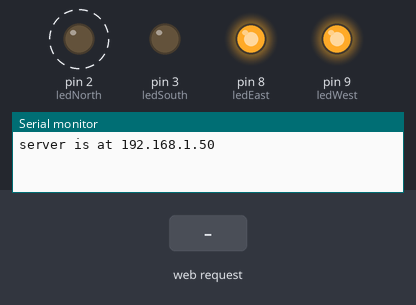
A sketch run on a simulated Arduino Uno, built with avr-gcc and run on an emulated ATmega328P. Shown: output pins drawn as LEDs (lit = HIGH), the last lines printed to the serial monitor. Dashed ring = blinking. The test bench sets the inputs (shaded band). WiFi joins after 1.5 s; servers stay silent unless stated.

Above: at 2.56 s.
2.8 s: HTTP request GET /submitFields received
At 3.5 s:
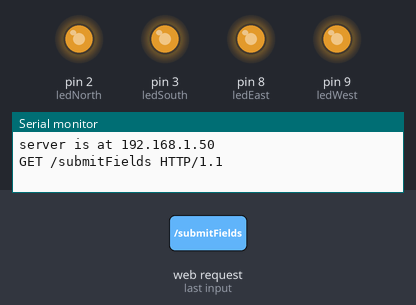
4.3 s: HTTP request GET /submitFields received
At 5.4 s:
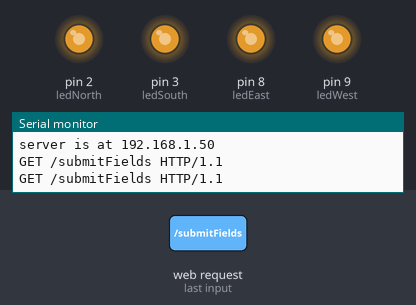
Timing chart, 0 to 7.3 s (numbered marks = the images above; inputs shaded):
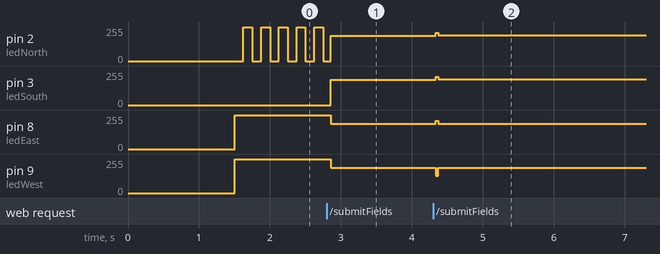

The sketch:

TrafficLight.ino
```cpp
#include <SPI.h>
#include <Ethernet.h>

int ledNorth = 2;
int ledSouth = 3;
int ledEast = 8;
int ledWest = 9;

int leds[] = {ledNorth, ledSouth, ledEast, ledWest};

int redDuration = 2000;
int yellowDuration = 3000;
int greenDuration = 10000;
int flashingDuration = 5000;

long lastTime = 0;
long currentTime = 0;
long blinkTime = 0;
byte light = 0;
bool toggle = true;

String inputString = "";
bool readData = false;

byte mac[] = { 0x90, 0xA2, 0xDA, 0x0D, 0x12, 0x10 };   //physical mac address
EthernetServer server(80);                             //server port
String readString;

void setup()
{
  for (int i = 0; i < 4; i++){
     pinMode(leds[i], OUTPUT);
  }

    Serial.begin(9600);

  // start the Ethernet connection and the server:
  if (Ethernet.begin(mac) == 0) {
    Serial.println("Failed to configure Ethernet using DHCP");
    //do nothing forever:
    //for(;;)
    //  ;
  }
  server.begin();
  Serial.print("server is at ");
  Serial.println(Ethernet.localIP());

  digitalWrite(ledEast, HIGH);
  digitalWrite(ledWest, HIGH);
  digitalWrite(ledNorth, HIGH);
  digitalWrite(ledSouth, LOW);
  inputString.reserve(200);
}

void loop()
{
  /*if (readData)
  {
    char whichDuration = inputString.charAt(0);
    int newDuration = inputString.substring(2).toInt();

    switch (whichDuration)
    {
      case 'r':
        redDuration = newDuration;
        break;
      case 'y':
        yellowDuration = newDuration;
        break;
      case 'g':
        greenDuration = newDuration;
        break;
      case 'f':
        flashingDuration = newDuration;
        break;
    }

    inputString = "";
    readData = false;
  }*/

  handleClient();//make the web server check for clients and potentially update timings

  currentTime = millis();
  switch (light)
  {
    case 0:
      if (currentTime - lastTime < flashingDuration)
      {
        if ((currentTime - blinkTime) >= 125)
        {
          if (toggle)
          {
            digitalWrite(ledNorth, LOW);
          }
          else
          {
            digitalWrite(ledNorth, HIGH);
          }

          toggle = !toggle;
          blinkTime = currentTime;
        }
      }
      else
      {
        digitalWrite(ledNorth, LOW);
        lastTime = currentTime;
        light++;
      }
      break;

    case 1:
      if (currentTime - lastTime >= greenDuration)
      {
        digitalWrite(ledSouth, HIGH);
        lastTime = currentTime;
        light++;
      }
      break;

    case 2:
      if (currentTime - lastTime >= yellowDuration)
      {
        digitalWrite(ledNorth, HIGH);
        lastTime = currentTime;
        light++;
      }
      break;

    case 3:
      if (currentTime - lastTime >= redDuration)
      {
        digitalWrite(ledWest, LOW);
        lastTime = currentTime;
        light++;
        toggle = true;
      }
      break;

    case 4:
      if (currentTime - lastTime < flashingDuration)
      {
        if ((currentTime - blinkTime) >= 125)
        {
          if (toggle)
          {
            digitalWrite(ledEast, LOW);
          }
          else
          {
            digitalWrite(ledEast, HIGH);
          }

          toggle = !toggle;
          blinkTime = currentTime;
        }
      }
      else
      {
        digitalWrite(ledEast, LOW);
        lastTime = currentTime;
        light++;
      }
      break;

    case 5:
      if (currentTime - lastTime >= greenDuration)
      {
        digitalWrite(ledWest, HIGH);
        lastTime = currentTime;
        light++;
      }
      break;

    case 6:
      if (currentTime - lastTime >= yellowDuration)
      {
        digitalWrite(ledEast, HIGH);
        lastTime = currentTime;
        light++;
      }
      break;

    case 7:
      if (currentTime - lastTime >= redDuration)
      {
        digitalWrite(ledSouth, LOW);
        lastTime = currentTime;
        light = 0;
        toggle = true;
      }
      break;
  }
}

/*void serialEvent()
{
  while (Serial.available())
  {
    char inChar = (char)Serial.read();
    inputString += inChar;

    if (inChar == '\n')
    {
      readData = true;
    }
  }
}*/

void handleClient(){

  // Create a client connection
  EthernetClient client = server.available();
  if (client) {
      while (client.connected()) {
        if (client.available()) {
          char c = client.read();

          //read char by char HTTP request
          if (readString.length() < 100) {
            //store characters to string
            readString += c;
            //Serial.print(c);
           }

           //if HTTP request has ended
           if (c == '\n') {
             Serial.println(readString); //print to serial monitor for debuging

             client.println("HTTP/1.1 200 OK"); //send new page
             client.println("Content-Type: text/html");
             client.println();
             client.println("<HTML>");
             client.println("<BODY>");
             client.println("<H1>Team Scorpion: Canadian Traffic Lights</H1>");
             client.println("<hr />");
             client.println("<br />");
             client.println("<H2>Traffic Light Adjuster</H2>");
             client.println("<br />");
             client.println("<form action=\"submitFields\">");
             client.println("<fieldset>");
             client.println("<legend>Change light durations:</legend>");
             client.println("RED Duration: <output name=\"redOutputName\" id=\"redOutputId\">" + String(redDuration) + " </output> MS<br>");
             client.println("<input type=\"range\" name=\"red\" id=\"redInputId\" value=\"" + String(redDuration) + "\" min=\"0\" max=\"20000\" oninput=\"redOutputId.value = redInputId.value\">");
             client.println("<br>YELLOW Duration: <output name=\"yellowOutputName\" id=\"yellowOutputId\">"+ String(yellowDuration) +" </output> MS<br>");
             client.println("<input type=\"range\" name=\"yellow\" id=\"yellowInputId\" value=\""+ String(yellowDuration) +"\" min=\"0\" max=\"20000\" oninput=\"yellowOutputId.value = yellowInputId.value\">");
             client.println("<br>GREEN Duration: <output name=\"greenOutputName\" id=\"greenOutputId\">"+ String(greenDuration) +" </output> MS<br>");
             client.println("<input type=\"range\" name=\"green\" id=\"greenInputId\" value=\""+ String(greenDuration) +"\" min=\"0\" max=\"20000\" oninput=\"greenOutputId.value = greenInputId.value\">");
             client.println("<br>FLASHING Duration: <output name=\"flashingOutputName\" id=\"flashingOutputId\">"+ String(flashingDuration) +"</output> MS<br>");
             client.println("<input type=\"range\" name=\"flashing\" id=\"flashingInputId\" value=\""+ String(flashingDuration) +"\" min=\"0\" max=\"20000\" oninput=\"flashingOutputId.value = flashingInputId.value\">");
             client.println("<br><br>");
             client.println("<input type=\"submit\" value=\"Submit\">");
             client.println("<br><p><strong>Created by: Therese Horey, Kory Dondzila, and Garret Richardson</strong></p>");
             client.println("<br><p>Please use a modern browser to view this webpage.</p>");
             client.println("</BODY>");
             client.println("</HTML>");

             delay(1);
             //stopping client
             client.stop();
             //controls the Arduino if you press the buttons
             if (readString.indexOf("submitFields") >0){
               int redIndex = readString.indexOf("red=");
               int yellowIndex = readString.indexOf("&yellow=");
               int greenIndex = readString.indexOf("&green=");
               int flashingIndex = readString.indexOf("&flashing=");
               /*Serial.print("Indexof redDuration: ");
               Serial.print(redIndex);
               Serial.print(" -- Value: ");
               Serial.println(readString.substring(redIndex + 4,yellowIndex));//on each of these, i'm adding the length of the indexing string so we start at the = sign on the left

               Serial.print("Indexof yellowDuration: ");
               Serial.print(yellowIndex);
               Serial.print(" -- Value: ");
               Serial.println(readString.substring(yellowIndex + 8,greenIndex));

               Serial.print("Indexof greenDuration: ");
               Serial.print(greenIndex);
               Serial.print(" -- Value: ");
               Serial.println(readString.substring(greenIndex + 7,flashingIndex));

               Serial.print("Indexof flashingDuration: ");
               Serial.print(flashingIndex);
               Serial.print(" -- Value: ");
               Serial.println(readString.substring(flashingIndex + 10,readString.indexOf(" HTTP/")));*/
               redDuration = readString.substring(redIndex + 4,yellowIndex).toInt();
               yellowDuration = readString.substring(yellowIndex + 8,greenIndex).toInt();
               greenDuration = readString.substring(greenIndex + 7,flashingIndex).toInt();
               flashingDuration = readString.substring(flashingIndex + 10,readString.indexOf(" HTTP/")).toInt();

             }
             //clearing string for next read
             readString="";

           }
         }
      }
  }
}
```

Measured:
- after the input at 2.8 s, pin 3 (ledSouth): 0/255 → 191/255 after 0.05 s; pin 8 (ledEast), pin 9 (ledWest): 255/255 → 191/255 after 0.05 s
- after the input at 4.3 s, pin 2 (ledNorth), pin 3 (ledSouth): 191/255 → 192/255 at once; pin 8 (ledEast): 191/255 → 212/255 at once, → 191/255 0.04 s later; pin 9 (ledWest): 191/255 → 129/255 at once, → 191/255 0.04 s later
